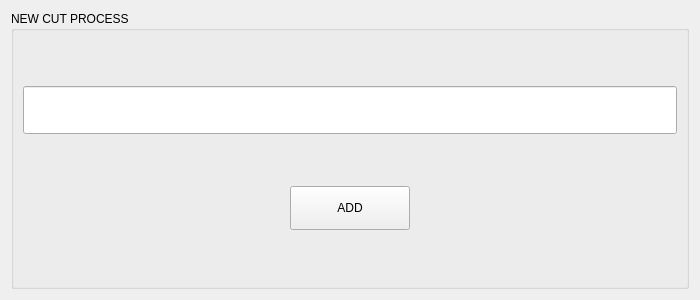
<?xml version="1.0" encoding="UTF-8"?>
<ui version="4.0">
 <class>Form</class>
 <widget class="MkTransparentWidget" name="Form">
  <property name="geometry">
   <rect>
    <x>0</x>
    <y>0</y>
    <width>700</width>
    <height>300</height>
   </rect>
  </property>
  <property name="sizePolicy">
   <sizepolicy hsizetype="Fixed" vsizetype="Fixed">
    <horstretch>0</horstretch>
    <verstretch>0</verstretch>
   </sizepolicy>
  </property>
  <property name="minimumSize">
   <size>
    <width>700</width>
    <height>300</height>
   </size>
  </property>
  <property name="maximumSize">
   <size>
    <width>700</width>
    <height>300</height>
   </size>
  </property>
  <property name="windowTitle">
   <string>Form</string>
  </property>
  <layout class="QVBoxLayout" name="verticalLayout">
   <item>
    <widget class="MkGroupBox" name="groupbox">
     <property name="title">
      <string>NEW CUT PROCESS</string>
     </property>
     <layout class="QGridLayout" name="gridLayout">
      <item row="1" column="1">
       <widget class="QPushButton" name="new_process_add">
        <property name="sizePolicy">
         <sizepolicy hsizetype="Fixed" vsizetype="Fixed">
          <horstretch>0</horstretch>
          <verstretch>0</verstretch>
         </sizepolicy>
        </property>
        <property name="minimumSize">
         <size>
          <width>34</width>
          <height>44</height>
         </size>
        </property>
        <property name="maximumSize">
         <size>
          <width>120</width>
          <height>44</height>
         </size>
        </property>
        <property name="text">
         <string>ADD</string>
        </property>
       </widget>
      </item>
      <item row="0" column="0" colspan="3">
       <widget class="PlasmaAddProcess" name="new_process_name">
        <property name="minimumSize">
         <size>
          <width>0</width>
          <height>29</height>
         </size>
        </property>
        <property name="maximumSize">
         <size>
          <width>16777215</width>
          <height>48</height>
         </size>
        </property>
        <property name="text">
         <string/>
        </property>
        <property name="clearButtonEnabled">
         <bool>true</bool>
        </property>
       </widget>
      </item>
     </layout>
    </widget>
   </item>
  </layout>
 </widget>
 <customwidgets>
  <customwidget>
   <class>MkGroupBox</class>
   <extends>QGroupBox</extends>
   <header>monokrom.common.widgets.group_box</header>
   <container>1</container>
  </customwidget>
  <customwidget>
   <class>MkTransparentWidget</class>
   <extends>QWidget</extends>
   <header>monokrom.common.widgets.transparent_widget</header>
   <container>1</container>
  </customwidget>
  <customwidget>
   <class>PlasmaAddProcess</class>
   <extends>QLineEdit</extends>
   <header>monokrom.plasma.widgets.plasma_add_process</header>
  </customwidget>
 </customwidgets>
 <resources/>
 <connections>
  <connection>
   <sender>new_process_add</sender>
   <signal>clicked()</signal>
   <receiver>new_process_name</receiver>
   <slot>addCutProcess()</slot>
   <hints>
    <hint type="sourcelabel">
     <x>349</x>
     <y>210</y>
    </hint>
    <hint type="destinationlabel">
     <x>349</x>
     <y>113</y>
    </hint>
   </hints>
  </connection>
 </connections>
</ui>
